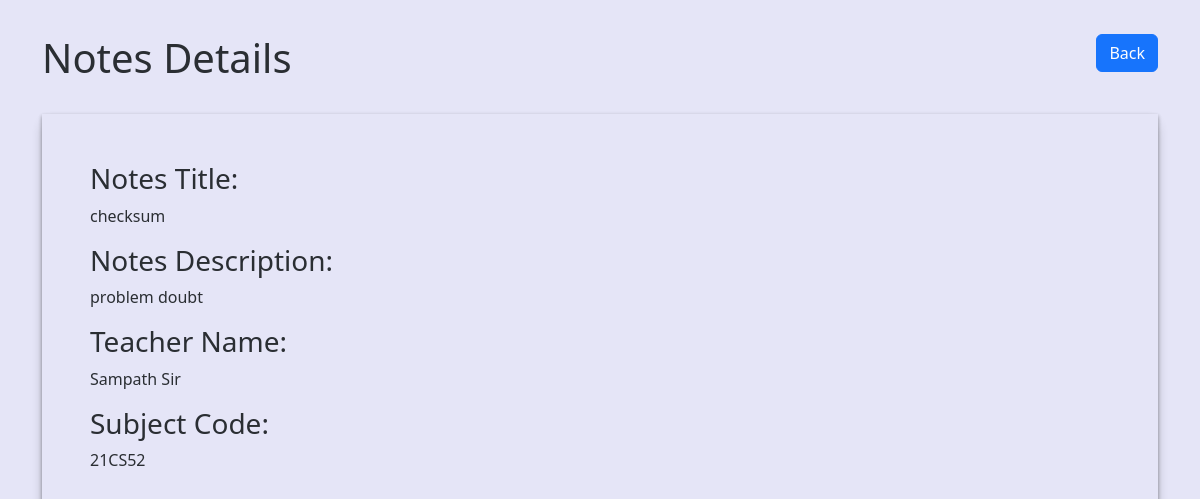
Screenshot of /quiz_notes/view.php?id=9 with the database file from the repository.
### tables this page shows
CREATE TABLE `notes` (
  `id` int(255) NOT NULL,
  `title` varchar(128) NOT NULL,
  `author` varchar(128) NOT NULL,
  `type` varchar(50) NOT NULL,
  `description` text NOT NULL
);

### quiz_notes/view.php (the view, shortened to what this page needs)
<!DOCTYPE html>
<html lang="en">
<head>
    <link rel="stylesheet" href="https://cdn.jsdelivr.net/npm/bootstrap@5.2.2/dist/css/bootstrap.min.css">
    <link rel="stylesheet" href="superstyle.css">
</head>
<body>
    <div class="container my-4">
        <header class="d-flex justify-content-between my-4">
            <h1>Notes Details</h1>
            <div>
            <a href="index.php" class="btn btn-primary">Back</a>
            </div>
        </header>
        <div class="book-details p-5 my-4">
            <?php
            include("mainconnect.php");
            $id = $_GET['id'];
            if ($id) {
                $sql = "SELECT * FROM notes WHERE id = $id";
                $result = mysqli_query($cont, $sql);
                while ($row = mysqli_fetch_array($result)) {
                 ?>
                 <h3>Notes Title:</h3>
                 <p><?php echo $row["title"]; ?></p>
                 <h3>Notes Description:</h3>
                 <p><?php echo $row["description"]; ?></p>
                 <h3>Teacher Name:</h3>
                 <p><?php echo $row["author"]; ?></p>
                 <h3>Subject Code:</h3>
                 <p><?php echo $row["type"]; ?></p>
                 <?php
                }
            }
            else{
                echo "<h3>No Notes found</h3>";
            }
            ?>
        </div>
    </div>
</body>
</html>

### quiz_notes/superstyle.css (style rules this page uses)
body { padding: 10px; background-color: #e5e5f7; opacity: 0.95; background-image: radial-gradient(#444cf7 0.5px, #e5e5f7 0.5px); background-size: 10px 10px; box-shadow: rgba(0, 0, 0, 0.4) 0px 2px 4px, rgba(0, 0, 0, 0.3) 0px 7px 13px -3px, rgba(0, 0, 0, 0.2) 0px -3px 0px inset; }

### quiz_notes/view.php (style rules this page uses)
.book-details { box-shadow: rgba(0, 0, 0, 0.4) 0px 2px 4px, rgba(0, 0, 0, 0.3) 0px 7px 13px -3px, rgba(0, 0, 0, 0.2) 0px -3px 0px inset; }

### rows the page displays
notes: title "checksum", description "problem doubt", author "Sampath Sir", type "21CS52"
